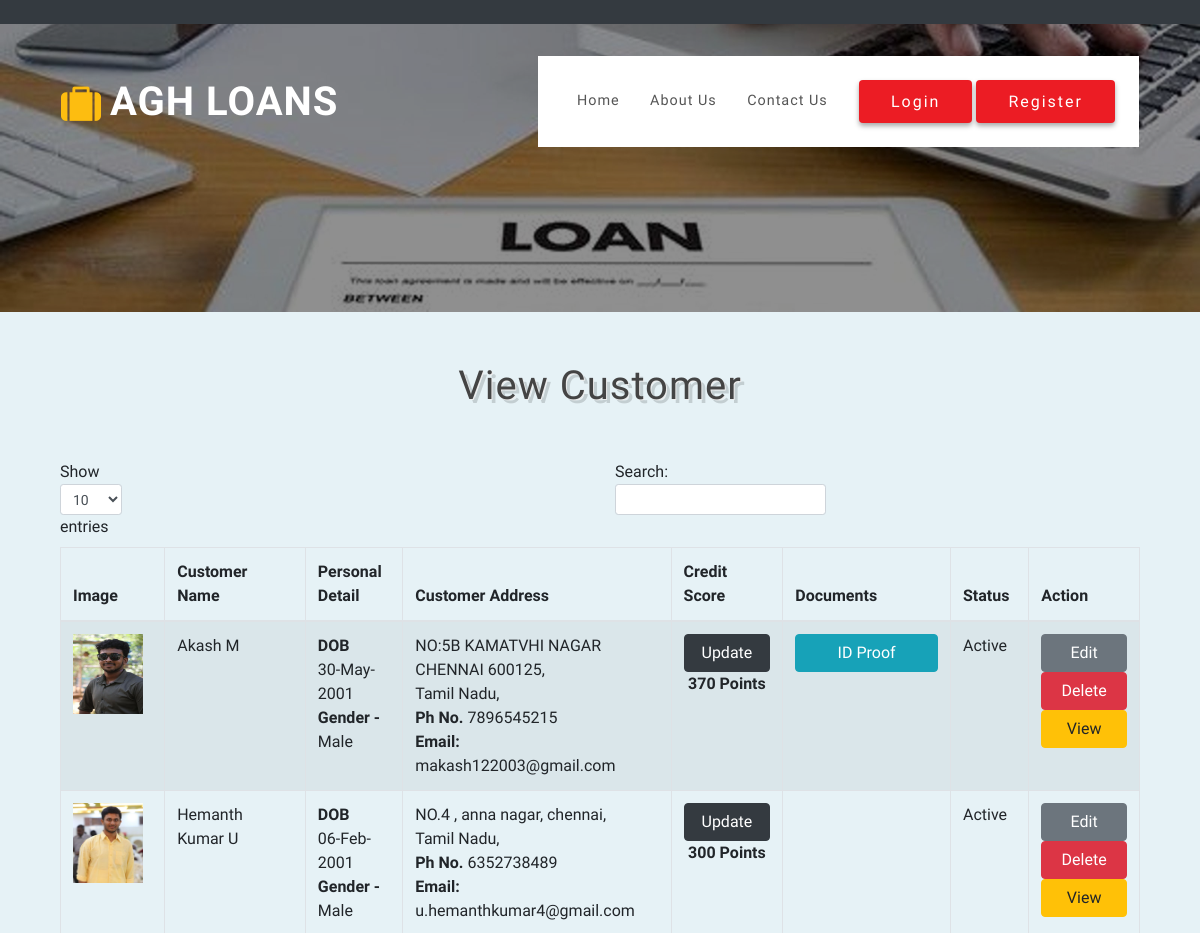
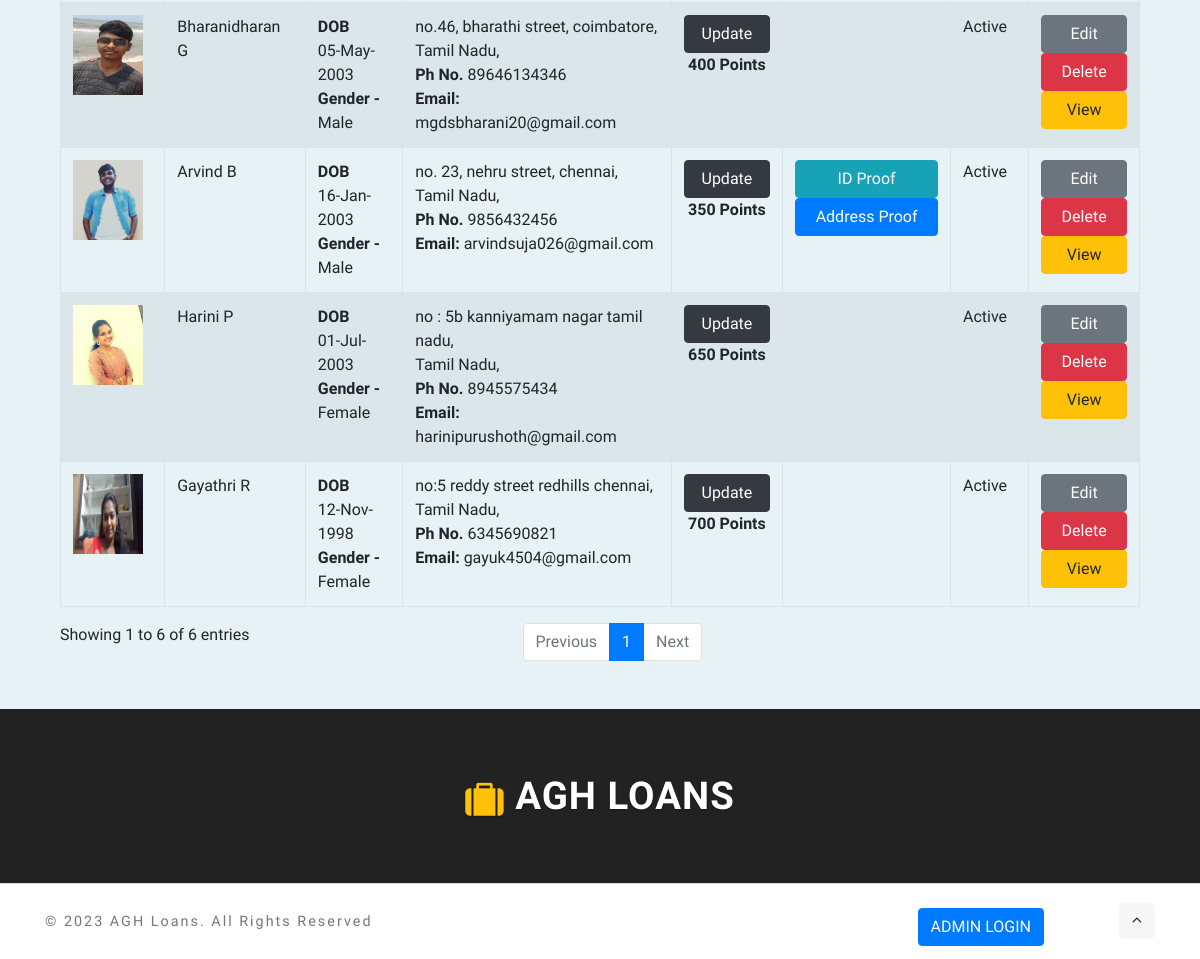
Screenshot of /viewcustomer.php with the database file from the repository (2 pictures, top to bottom).
### tables this page shows
CREATE TABLE `cst_customer` (
  `cst_id` int(10) NOT NULL,
  `usr_id` int(10) NOT NULL,
  `cst_type` varchar(15) NOT NULL COMMENT 'company or person',
  `comp_name` varchar(50) NOT NULL,
  `cst_fname` varchar(100) NOT NULL,
  `cst_mname` varchar(50) NOT NULL,
  `cst_lname` varchar(50) NOT NULL,
  `cst_dob` date NOT NULL,
  `cst_gender` varchar(10) NOT NULL,
  `cst_address` text NOT NULL,
  `cst_state` varchar(50) NOT NULL,
  `cst_contact` varchar(15) NOT NULL,
  `cst_email` varchar(100) NOT NULL,
  `cst_password` varchar(100) NOT NULL,
  `cst_bankdetail` text NOT NULL,
  `cst_jobdetail` text NOT NULL,
  `cst_note` text NOT NULL,
  `cst_pan` varchar(25) NOT NULL,
  `cst_photo` varchar(100) NOT NULL,
  `cst_idproof` varchar(100) NOT NULL,
  `cst_addressproof` varchar(100) NOT NULL,
  `cst_status` varchar(10) NOT NULL
);

CREATE TABLE `creditscore` (
  `creditscore_id` bigint(20) NOT NULL,
  `cst_id` bigint(20) NOT NULL,
  `last_updated` date NOT NULL,
  `credit_score` bigint(20) NOT NULL
);

### viewcustomer.php (the view, shortened to what this page needs)
<?php
include("header.php");
?>
    <section class="products py-5" id="stats">
        <div class="container">
 <h3 class="title-w3ls mb-sm-5 mb-4 text-center"> View Customer</h3>
	<table id="example"  class="table table-striped table-bordered">
		<THEAD>
			<tr>
				<th>Image</th>
				<th>Customer Name</th>
				<th>Personal Detail</th>
				<th>Customer Address</th>
				<th>Credit Score</th>
				<th>Documents</th>
				<th>Status</th>
				<th>Action</th>
			</tr>
		</THEAD>
		<tbody>
			<?php
			$sql = "SELECT * FROM  cst_customer WHERE cst_type='Customer'";
			$qsql = mysqli_query($con,$sql);
			while($rs = mysqli_fetch_array($qsql))
			{
$sqlcreditscore = "SELECT * FROM  creditscore WHERE cst_id='$rs[cst_id]'";
$qsqlcreditscore = mysqli_query($con,$sqlcreditscore);
$rscreditscore = mysqli_fetch_array($qsqlcreditscore);
				if($rs['cst_photo'] == "")
				{
					$cst_photo = "images/noimage.png";
				}
				else if(file_exists("filecst_photo/" . $rs['cst_photo']))
				{
					$cst_photo = "filecst_photo/" . $rs['cst_photo'];
				}
				else
				{
					$cst_photo = "images/noimage.png";
				}
				echo "<tr>
						<td><img SRC='$cst_photo' style='width: 70px; height: 80px;'></td>
						<td>$rs[cst_fname] $rs[cst_mname] $rs[cst_lname]</td>
						<td><b>DOB</b><br>" . date("d-M-Y",strtotime($rs['cst_dob'])) . "
						<br><b>Gender -</b>";
				echo $rs['cst_gender'] . "</td>
						<td>$rs[cst_address],<br>$rs[cst_state],<br> <b>Ph No.</b> $rs[cst_contact]<br>
						<b>Email:</b> $rs[cst_email]</td>
						<td>";
echo "<a href='updatecreditscore.php?cst_id=$rs[0]' class='btn btn-dark' style='width:100%;' >Update</a><br>";
if(mysqli_num_rows($qsqlcreditscore) != 0)
{
echo "<center><b>" . $rscreditscore['credit_score'] . " Points</b></center>";
}
					echo "</td>
						<td>";
					if(file_exists("filecst_idproof/" . $rs['cst_idproof']))
					{
					echo "<a href='filecst_idproof/$rs[cst_idproof]' class='btn btn-info' style='width: 100%;' download >ID Proof</a>";
					}
					if(file_exists("filecst_addressproof/" . $rs['cst_addressproof']))
					{
					echo "<a href='filecst_addressproof/$rs[cst_addressproof]' class='btn btn-primary' style='width: 100%;' download>Address Proof</a>";
					}
					echo "</td>
						<td>$rs[cst_status]";
					echo "</td>
						<td> <a href='editcustomerprofile.php?editid=$rs[0]' class='btn btn-secondary' style='width:100%;' >Edit</a>
						<a href='viewcustomer.php?delid=$rs[0]' class='btn btn-danger' onclick='return confirmdelete()' style='width:100%;' >Delete</a>
						<a href='viewcustomerprofile.php?editid=$rs[0]' class='btn btn-warning' style='width:100%;' >View</a>
						</td>
					</tr>";
			}
			?>
		</tbody>
	</table>
        </div>
    </section>
<?php
include("footer.php");
?>

### header.php (shortened to what this page needs)
<!DOCTYPE html>
<html lang="zxx">
<head>
    <link rel="stylesheet" href="css/bootstrap.css">
	<link rel="stylesheet" href="https://maxcdn.bootstrapcdn.com/bootstrap/4.4.1/css/bootstrap.min.css">
    <link rel="stylesheet" href="css/style.css" type="text/css" media="all" />
    <link rel="stylesheet" href="css/slider.css" type="text/css" media="all" />
    <link href="css/font-awesome.css" rel="stylesheet">
</head>
<body>
<nav class="navbar navbar-expand-sm bg-dark navbar-dark" style="margin-bottom: 0px;">
</nav>
<?php
if(basename($_SERVER['PHP_SELF']) == "index.php" || basename($_SERVER['PHP_SELF']) == "about.php" || basename($_SERVER['PHP_SELF']) == "contact.php")
{
?>
    <div class="main-w3-pvt-header-sec" id="home">
<?php
}
else
{
?>
    <div class="main-w3-pvt-header-sec page-w3pvt-inner" id="home">
    <div class="overlay-innerpage">
<?php
}
?>
<header>
	<div class="container">
		<div class="header d-lg-flex justify-content-between align-items-center py-lg-3 px-lg-3">
			<div id="logo">
				<h1><a href="index.php"><span class="fa fa-suitcase mr-2"></span>AGH LOANS</a></h1>
			</div>
			<div class="w3pvt-bg">
				<div class="nav_w3pvt">
	<nav>
		<ul class="menu">
			<li><a href="index.php">Home</a></li>
			<li><a href="about.php">About Us</a></li>
			<li><a href="contact.php">Contact Us</a></li>
	</nav>
				</div>
				<div class="justify-content-center">
					<div class="apply-w3-pvt ml-lg-3">
<?php
if(isset($_SESSION['usr_id']))
{
?>
<a class="btn read" href="dashboard.php" role="button">Dashboard</a>
<a class="btn read" href="logout.php" role="button">EXIT</a>
<?php
}
else if(isset($_SESSION['cst_id']))
{
?>
<a class="btn read" href="customeraccount.php" role="button">Account</a>
<a class="btn read" href="logout.php" role="button">EXIT</a>
<?php
}
else
{
?>
<a class="btn read" href="customerlogin.php" role="button">Login</a>
<a class="btn read" href="customerregister.php" role="button">Register</a>
<?php
}
?>
					</div>
				</div>
			</div>
		</div>
	</div>
</header>
<?php
if(basename($_SERVER['PHP_SELF']) == "index.php")
{
?>
	</div>
<?php
}
else
{
?>
        </div>
    </div>
<?php
}
?>

### footer.php (shortened to what this page needs)
    <footer class="footer-content py-5">
        <div class="container py-md-3" >
            <div class="footer-top text-center">
                <h2>
                    <a class="navbar-brand" href="index.php" >
                        <span class="fa fa-suitcase"></span> AGH Loans
                    </a>
                </h2>
            </div>
        </div>
    </footer>
    <div class="copy-right">
        <div class="container">
            <div class="row">
                <p class="copy-right-grids text-md-left text-center my-sm-4 my-4 col-md-6">© <?php echo date("Y"); ?> AGH Loans. All Rights Reserved
                </p>
<?php
if(!isset($_SESSION['usr_id']))
{
	if(!isset($_SESSION['cst_id']))
	{
?>
<div class="w3-pvt-footer text-md-right text-center mt-4 col-md-5">
	<ul class="list-unstyled w3-pvt-icons">
		<li>
			<a href="userlogin.php" class="btn btn-primary">
				ADMIN LOGIN
			</a>
		</li>
	</ul>
</div>
<?php
	}
}
?>
                <div class="move-top text-right col-md-1"><a href="#home" class="move-top"> <span class="fa fa-angle-up  mb-3" aria-hidden="true"></span></a></div>
            </div>
        </div>
    </div>
</body>
</html>

### css/style.css (style rules this page uses)
html, body { margin: 0; font-size: 100%; background: #fff; scroll-behavior: smooth; font-family: 'Catamaran', sans-serif; }
body a { text-decoration: none; transition: 0.5s all; -webkit-transition: 0.5s all; -moz-transition: 0.5s all; -o-transition: 0.5s all; -ms-transition: 0.5s all; }
h1, h2, h3, h4, h5, h6 { margin: 0; letter-spacing: 1px; font-weight: 600; font-family: 'Catamaran', sans-serif; }
p { font-size: 0.9em; color: #777; line-height: 1.9em; letter-spacing: 1px; }
ul { margin: 0; padding: 0; }
.read { color: #fff; font-size: 1em; font-weight: 400; letter-spacing: 2px; display: inline-block; border: none; outline: none; background: #ec1c24; -o-border-radius: 50%; -ms-border-radius: 50%; -moz-border-radius: 50%; box-shadow: 0 3px 5px rgba(0, 0, 0, 0.34); -webkit-box-shadow: 0 3px 5px rgba(0, 0, 0, 0.34); -moz-box-shadow: 0 3px 5px rgba(0, 0, 0, 0.34); -o-box-shadow: 0 3px 5px rgba(0, 0, 0, 0.34); -webkit-transition: transform .2s linear, -webkit-box-shadow .2s linear; -moz-transition: transform .2s linear, -moz-box-shadow .2s linear; transition: transform .2s linear, box-shadow .2s linear; padding: 0.6em 2em; }
.w3pvt-bg { background: #fff; padding: 1.5em; display: flex; }
#logo a { float: left; font-size: 1.2em; display: initial; margin: 0; letter-spacing: 1px; color: #fff; padding: 0px 0; border: none; font-weight: 600; text-transform: capitalize; }
div#logo h1 span { color: #fdbd10; vertical-align: middle; }
header { position: absolute; z-index: 9; width: 100%; padding: 1rem 0; }
nav { margin: 0; padding: 0; }
nav:after { content: ""; display: table; clear: both; }
nav ul { float: right; padding: 0; margin: 0; list-style: none; position: relative; margin-top: 0.5em; }
nav ul li { display: inline-block; float: left; }
nav a { font-weight: 400; color: #555; letter-spacing: 2px; font-size: 0.9em; position: relative; padding: 0.5rem; margin: 0px 1.1em; }
li > a:only-child:after { content: ''; }
h3.title-w3ls, h3.title-w3ls.two { font-size: 3em; color: #444; }
.products { background: #e6f2f6; }
.page-w3pvt-inner { background: url(../images/loan.jpg) no-repeat center; background-size: cover; -webkit-background-size: cover; -moz-background-size: cover; -o-background-size: cover; -moz-background-size: cover; min-height: 20em; }
.overlay-innerpage { min-height: 20em; background: rgba(0, 0, 0, 0.44); }
.copy-right { border-top: 1px solid #ddd; }
.footer-content { background: #222; }
.footer-content h2 a { font-size: 1.2em; color: #fff; padding: 0; font-weight: 900; margin: 0; letter-spacing: 1px; text-shadow: 0 1px 2px rgba(0, 0, 0, 0.37); position: relative; text-transform: uppercase; }
.footer-content h2 a span { color: #ffc107; vertical-align: middle; }
.w3-pvt-icons li { display: inline-block; margin: 0 1em; }
p.copy-right-grids { letter-spacing: 2px; color: #777; }
.move-top { margin-top: 1.2em; }
a.move-top { text-align: center; }
a.move-top span { color: #fff; width: 36px; height: 36px; border: transparent; line-height: 2em; background: #f7f7f7; border-radius: 5px; }
a.move-top span { color: #212529; text-align: center; border: none; line-height: 2em; }
@media screen and (max-width:1366px) { h3.title-w3ls, h3.title-w3ls.two, h4.tittle { font-size: 2.5em; } }
@media screen and (max-width:1366px) { .page-w3pvt-inner, .overlay-innerpage { min-height: 18em; } }
@media screen and (max-width: 1280px) { nav a { letter-spacing: 1px; font-size: 0.9em; padding: 0.5rem; margin: 0px 0.5em; } }
@media screen and (max-width: 1280px) { #logo a { float: left; font-size: 1em; } }

### header.php (style rules this page uses)
.title-w3ls { font: 400 100px/1.3 'Berkshire Swash', Helvetica, sans-serif; color: #2b2b2b; text-shadow: 1px 1px 0px #ededed, 4px 4px 0px rgba(0,0,0,0.15); }

### rows the page displays
cst_customer: shows a picture, cst_fname "Akash", cst_lname "M", cst_dob "30-May-2001", cst_gender "Male", cst_address "NO:5B KAMATVHI NAGAR CHENNAI 600125", cst_state "Tamil Nadu", cst_contact "7896545215", cst_email "makash122003@gmail.com", creditscore.credit_score "370", cst_status "Active"
cst_customer: shows a picture, cst_fname "Hemanth", cst_mname "Kumar", cst_lname "U", cst_dob "06-Feb-2001", cst_gender "Male", cst_address "NO.4 , anna nagar, chennai", cst_state "Tamil Nadu", cst_contact "6352738489", cst_email "u.hemanthkumar4@gmail.com", creditscore.credit_score "300", cst_status "Active"
cst_customer: shows a picture, cst_fname "Bharanidharan", cst_lname "G", cst_dob "05-May-2003", cst_gender "Male", cst_address "no.46, bharathi street, coimbatore", cst_state "Tamil Nadu", cst_contact "89646134346", cst_email "mgdsbharani20@gmail.com", creditscore.credit_score "400", cst_status "Active"
cst_customer: shows a picture, cst_fname "Arvind", cst_lname "B", cst_dob "16-Jan-2003", cst_gender "Male", cst_address "no. 23, nehru street, chennai", cst_state "Tamil Nadu", cst_contact "9856432456", cst_email "arvindsuja026@gmail.com", creditscore.credit_score "350", cst_status "Active"
cst_customer: shows a picture, cst_fname "Harini", cst_lname "P", cst_dob "01-Jul-2003", cst_gender "Female", cst_address "no : 5b kanniyamam nagar tamil nadu", cst_state "Tamil Nadu", cst_contact "8945575434", cst_email "harinipurushoth@gmail.com", creditscore.credit_score "650", cst_status "Active"
cst_customer: shows a picture, cst_fname "Gayathri", cst_lname "R", cst_dob "12-Nov-1998", cst_gender "Female", cst_address "no:5 reddy street redhills chennai", cst_state "Tamil Nadu", cst_contact "6345690821", cst_email "gayuk4504@gmail.com", creditscore.credit_score "700", cst_status "Active"
